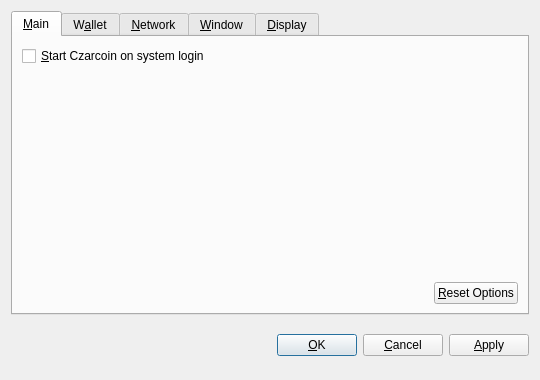
<?xml version="1.0" encoding="UTF-8"?>
<ui version="4.0">
 <class>OptionsDialog</class>
 <widget class="QDialog" name="OptionsDialog">
  <property name="geometry">
   <rect>
    <x>0</x>
    <y>0</y>
    <width>540</width>
    <height>380</height>
   </rect>
  </property>
  <property name="windowTitle">
   <string>Options</string>
  </property>
  <property name="modal">
   <bool>true</bool>
  </property>
  <layout class="QVBoxLayout" name="verticalLayout">
   <item>
    <widget class="QTabWidget" name="tabWidget">
     <property name="tabPosition">
      <enum>QTabWidget::North</enum>
     </property>
     <property name="currentIndex">
      <number>0</number>
     </property>
     <widget class="QWidget" name="tabMain">
      <attribute name="title">
       <string>&amp;Main</string>
      </attribute>
      <layout class="QVBoxLayout" name="verticalLayout_Main">
       <item>
        <widget class="QCheckBox" name="bitcoinAtStartup">
         <property name="toolTip">
          <string>Automatically start Czarcoin after logging in to the system.</string>
         </property>
         <property name="text">
          <string>&amp;Start Czarcoin on system login</string>
         </property>
        </widget>
       </item>
       <item>
        <spacer name="verticalSpacer_Main">
         <property name="orientation">
          <enum>Qt::Vertical</enum>
         </property>
         <property name="sizeHint" stdset="0">
          <size>
           <width>20</width>
           <height>40</height>
          </size>
         </property>
        </spacer>
       </item>
       <item>
        <layout class="QHBoxLayout" name="horizontalLayout_2_Main">
         <item>
          <spacer name="horizontalSpacer_2_Main">
           <property name="orientation">
            <enum>Qt::Horizontal</enum>
           </property>
           <property name="sizeHint" stdset="0">
            <size>
             <width>40</width>
             <height>20</height>
            </size>
           </property>
          </spacer>
         </item>
         <item>
          <widget class="QPushButton" name="resetButton">
           <property name="toolTip">
            <string>Reset all client options to default.</string>
           </property>
           <property name="text">
            <string>&amp;Reset Options</string>
           </property>
           <property name="autoDefault">
            <bool>false</bool>
           </property>
          </widget>
         </item>
        </layout>
       </item>
      </layout>
     </widget>
     <widget class="QWidget" name="tabWallet">
      <attribute name="title">
       <string>W&amp;allet</string>
      </attribute>
      <layout class="QVBoxLayout" name="verticalLayout_Network">
       <item>
        <widget class="QLabel" name="transactionFeeInfoLabel">
         <property name="text">
          <string>Optional transaction fee per kB that helps make sure your transactions are processed quickly. Most transactions are 1 kB.</string>
         </property>
         <property name="textFormat">
          <enum>Qt::PlainText</enum>
         </property>
         <property name="wordWrap">
          <bool>true</bool>
         </property>
        </widget>
       </item>
       <item>
        <layout class="QHBoxLayout" name="horizontalLayout_1_Main">
         <item>
          <widget class="QLabel" name="transactionFeeLabel">
           <property name="text">
            <string>Pay transaction &amp;fee</string>
           </property>
           <property name="textFormat">
            <enum>Qt::PlainText</enum>
           </property>
           <property name="buddy">
            <cstring>transactionFee</cstring>
           </property>
          </widget>
         </item>
         <item>
          <widget class="BitcoinAmountField" name="transactionFee"/>
         </item>
         <item>
          <spacer name="horizontalSpacer_1_Main">
           <property name="orientation">
            <enum>Qt::Horizontal</enum>
           </property>
           <property name="sizeHint" stdset="0">
            <size>
             <width>40</width>
             <height>20</height>
            </size>
           </property>
          </spacer>
         </item>
        </layout>
       </item>
       <item>
        <widget class="QLabel" name="label">
         <property name="text">
          <string>If you disable the spending of unconfirmed change, the change from a transaction cannot be used until that transaction has at least one confirmation. This also affects how your balance is computed.</string>
         </property>
         <property name="wordWrap">
          <bool>true</bool>
         </property>
        </widget>
       </item>
       <item>
        <widget class="QCheckBox" name="spendZeroConfChange">
         <property name="text">
          <string>Spend unconfirmed change  (experts only)</string>
         </property>
        </widget>
       </item>
       <item>
        <spacer name="verticalSpacer">
         <property name="orientation">
          <enum>Qt::Vertical</enum>
         </property>
         <property name="sizeHint" stdset="0">
          <size>
           <width>20</width>
           <height>40</height>
          </size>
         </property>
        </spacer>
       </item>
      </layout>
     </widget>
     <widget class="QWidget" name="tabNetwork">
      <attribute name="title">
       <string>&amp;Network</string>
      </attribute>
      <layout class="QVBoxLayout" name="verticalLayout_Network">
       <item>
        <widget class="QCheckBox" name="mapPortUpnp">
         <property name="toolTip">
          <string>Automatically open the Czarcoin client port on the router. This only works when your router supports UPnP and it is enabled.</string>
         </property>
         <property name="text">
          <string>Map port using &amp;UPnP</string>
         </property>
        </widget>
       </item>
       <item>
        <widget class="QCheckBox" name="connectSocks">
         <property name="toolTip">
          <string>Connect to the Czarcoin network through a SOCKS proxy (e.g. when connecting through Tor).</string>
         </property>
         <property name="text">
          <string>&amp;Connect through SOCKS proxy:</string>
         </property>
        </widget>
       </item>
       <item>
        <layout class="QHBoxLayout" name="horizontalLayout_Network">
         <item>
          <widget class="QLabel" name="proxyIpLabel">
           <property name="text">
            <string>Proxy &amp;IP:</string>
           </property>
           <property name="textFormat">
            <enum>Qt::PlainText</enum>
           </property>
           <property name="buddy">
            <cstring>proxyIp</cstring>
           </property>
          </widget>
         </item>
         <item>
          <widget class="QValidatedLineEdit" name="proxyIp">
           <property name="maximumSize">
            <size>
             <width>140</width>
             <height>16777215</height>
            </size>
           </property>
           <property name="toolTip">
            <string>IP address of the proxy (e.g. 127.0.0.1)</string>
           </property>
          </widget>
         </item>
         <item>
          <widget class="QLabel" name="proxyPortLabel">
           <property name="text">
            <string>&amp;Port:</string>
           </property>
           <property name="textFormat">
            <enum>Qt::PlainText</enum>
           </property>
           <property name="buddy">
            <cstring>proxyPort</cstring>
           </property>
          </widget>
         </item>
         <item>
          <widget class="QLineEdit" name="proxyPort">
           <property name="maximumSize">
            <size>
             <width>55</width>
             <height>16777215</height>
            </size>
           </property>
           <property name="toolTip">
            <string>Port of the proxy (e.g. 9050)</string>
           </property>
          </widget>
         </item>
         <item>
          <widget class="QLabel" name="socksVersionLabel">
           <property name="text">
            <string>SOCKS &amp;Version:</string>
           </property>
           <property name="textFormat">
            <enum>Qt::PlainText</enum>
           </property>
           <property name="buddy">
            <cstring>socksVersion</cstring>
           </property>
          </widget>
         </item>
         <item>
          <widget class="QValueComboBox" name="socksVersion">
           <property name="toolTip">
            <string>SOCKS version of the proxy (e.g. 5)</string>
           </property>
          </widget>
         </item>
         <item>
          <spacer name="horizontalSpacer_Network">
           <property name="orientation">
            <enum>Qt::Horizontal</enum>
           </property>
           <property name="sizeHint" stdset="0">
            <size>
             <width>40</width>
             <height>20</height>
            </size>
           </property>
          </spacer>
         </item>
        </layout>
       </item>
       <item>
        <spacer name="verticalSpacer_Network">
         <property name="orientation">
          <enum>Qt::Vertical</enum>
         </property>
         <property name="sizeHint" stdset="0">
          <size>
           <width>20</width>
           <height>40</height>
          </size>
         </property>
        </spacer>
       </item>
      </layout>
     </widget>
     <widget class="QWidget" name="tabWindow">
      <attribute name="title">
       <string>&amp;Window</string>
      </attribute>
      <layout class="QVBoxLayout" name="verticalLayout_Window">
       <item>
        <widget class="QCheckBox" name="minimizeToTray">
         <property name="toolTip">
          <string>Show only a tray icon after minimizing the window.</string>
         </property>
         <property name="text">
          <string>&amp;Minimize to the tray instead of the taskbar</string>
         </property>
        </widget>
       </item>
       <item>
        <widget class="QCheckBox" name="minimizeOnClose">
         <property name="toolTip">
          <string>Minimize instead of exit the application when the window is closed. When this option is enabled, the application will be closed only after selecting Quit in the menu.</string>
         </property>
         <property name="text">
          <string>M&amp;inimize on close</string>
         </property>
        </widget>
       </item>
       <item>
        <spacer name="verticalSpacer_Window">
         <property name="orientation">
          <enum>Qt::Vertical</enum>
         </property>
         <property name="sizeHint" stdset="0">
          <size>
           <width>20</width>
           <height>40</height>
          </size>
         </property>
        </spacer>
       </item>
      </layout>
     </widget>
     <widget class="QWidget" name="tabDisplay">
      <attribute name="title">
       <string>&amp;Display</string>
      </attribute>
      <layout class="QVBoxLayout" name="verticalLayout_Display">
       <item>
        <layout class="QHBoxLayout" name="horizontalLayout_1_Display">
         <item>
          <widget class="QLabel" name="langLabel">
           <property name="text">
            <string>User Interface &amp;language:</string>
           </property>
           <property name="textFormat">
            <enum>Qt::PlainText</enum>
           </property>
           <property name="buddy">
            <cstring>lang</cstring>
           </property>
          </widget>
         </item>
         <item>
          <widget class="QValueComboBox" name="lang">
           <property name="toolTip">
            <string>The user interface language can be set here. This setting will take effect after restarting Czarcoin.</string>
           </property>
          </widget>
         </item>
        </layout>
       </item>
       <item>
        <layout class="QHBoxLayout" name="horizontalLayout_2_Display">
         <item>
          <widget class="QLabel" name="unitLabel">
           <property name="text">
            <string>&amp;Unit to show amounts in:</string>
           </property>
           <property name="textFormat">
            <enum>Qt::PlainText</enum>
           </property>
           <property name="buddy">
            <cstring>unit</cstring>
           </property>
          </widget>
         </item>
         <item>
          <widget class="QValueComboBox" name="unit">
           <property name="toolTip">
            <string>Choose the default subdivision unit to show in the interface and when sending coins.</string>
           </property>
          </widget>
         </item>
        </layout>
       </item>
       <item>
        <widget class="QCheckBox" name="displayAddresses">
         <property name="toolTip">
          <string>Whether to show Czarcoin addresses in the transaction list or not.</string>
         </property>
         <property name="text">
          <string>&amp;Display addresses in transaction list</string>
         </property>
        </widget>
       </item>
       <item>
        <widget class="QCheckBox" name="coinControlFeatures">
         <property name="toolTip">
          <string>Whether to show coin control features or not.</string>
         </property>
         <property name="text">
          <string>Display coin &amp;control features (experts only!)</string>
         </property>
        </widget>
       </item>
       <item>
        <spacer name="verticalSpacer_Display">
         <property name="orientation">
          <enum>Qt::Vertical</enum>
         </property>
         <property name="sizeHint" stdset="0">
          <size>
           <width>20</width>
           <height>40</height>
          </size>
         </property>
        </spacer>
       </item>
      </layout>
     </widget>
    </widget>
   </item>
   <item>
    <layout class="QHBoxLayout" name="horizontalLayout_Buttons">
     <item>
      <spacer name="horizontalSpacer_1">
       <property name="orientation">
        <enum>Qt::Horizontal</enum>
       </property>
       <property name="sizeHint" stdset="0">
        <size>
         <width>40</width>
         <height>48</height>
        </size>
       </property>
      </spacer>
     </item>
     <item>
      <widget class="QLabel" name="statusLabel">
       <property name="font">
        <font>
         <weight>75</weight>
         <bold>true</bold>
        </font>
       </property>
       <property name="text">
        <string/>
       </property>
       <property name="textFormat">
        <enum>Qt::PlainText</enum>
       </property>
       <property name="wordWrap">
        <bool>true</bool>
       </property>
      </widget>
     </item>
     <item>
      <spacer name="horizontalSpacer_2">
       <property name="orientation">
        <enum>Qt::Horizontal</enum>
       </property>
       <property name="sizeHint" stdset="0">
        <size>
         <width>40</width>
         <height>48</height>
        </size>
       </property>
      </spacer>
     </item>
     <item>
      <widget class="QPushButton" name="okButton">
       <property name="text">
        <string>&amp;OK</string>
       </property>
      </widget>
     </item>
     <item>
      <widget class="QPushButton" name="cancelButton">
       <property name="text">
        <string>&amp;Cancel</string>
       </property>
       <property name="autoDefault">
        <bool>false</bool>
       </property>
      </widget>
     </item>
     <item>
      <widget class="QPushButton" name="applyButton">
       <property name="text">
        <string>&amp;Apply</string>
       </property>
       <property name="autoDefault">
        <bool>false</bool>
       </property>
      </widget>
     </item>
    </layout>
   </item>
  </layout>
 </widget>
 <customwidgets>
  <customwidget>
   <class>BitcoinAmountField</class>
   <extends>QSpinBox</extends>
   <header>bitcoinamountfield.h</header>
  </customwidget>
  <customwidget>
   <class>QValueComboBox</class>
   <extends>QComboBox</extends>
   <header>qvaluecombobox.h</header>
  </customwidget>
  <customwidget>
   <class>QValidatedLineEdit</class>
   <extends>QLineEdit</extends>
   <header>qvalidatedlineedit.h</header>
  </customwidget>
 </customwidgets>
 <resources/>
 <connections/>
</ui>
